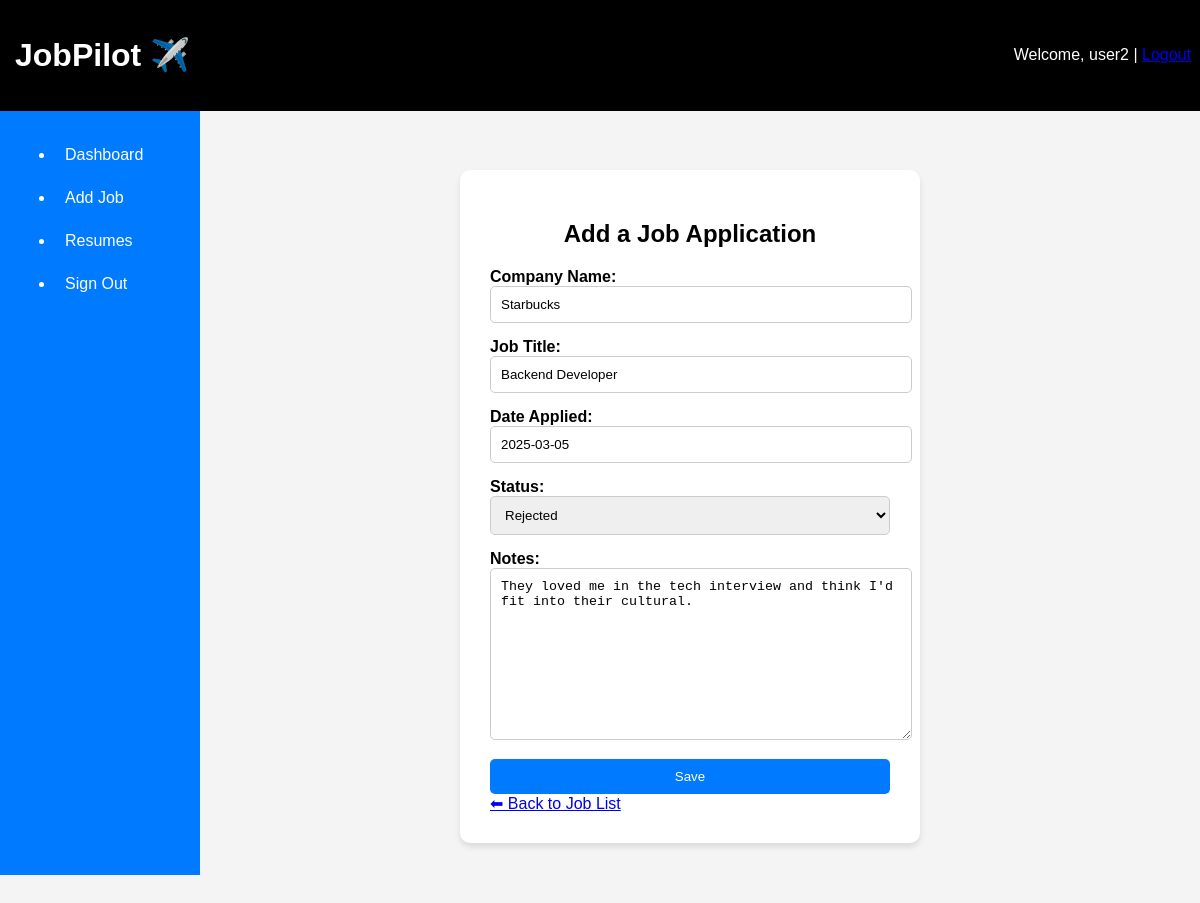
/jobs/17/edit/ (signed in), run on an earlier commit of the app's database.
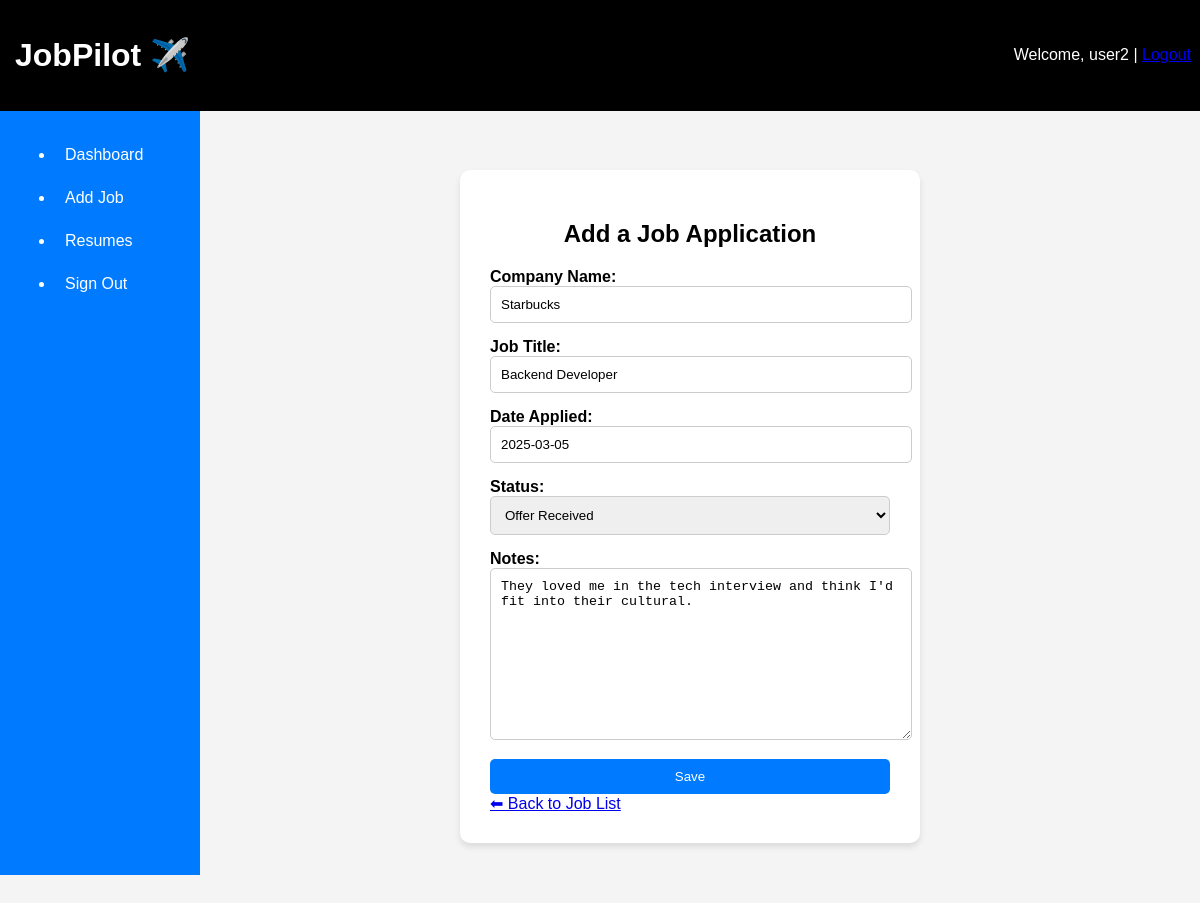
And on a later commit of the database.
### applications/models.py (models this page shows, shortened)
class JobApplication(models.Model):
    STATUS_CHOICES = [
        ('Applied', 'Applied'),
        ('Interviewing', 'Interviewing'),
        ('Offer Received', 'Offer Received'),
        ('Rejected', 'Rejected'),
        ('Accepted', 'Accepted'),
    ]
    user = models.ForeignKey(User, on_delete=models.CASCADE)
    company_name = models.CharField(max_length=255)
    job_title = models.CharField(max_length=255)
    date_applied = models.DateField()
    status = models.CharField(max_length=20, choices=STATUS_CHOICES, default='Applied')
    notes = models.TextField(blank=True, null=True)

### applications/views.py (the view)
# urls.py: path('jobs/<int:job_id>/edit/', views.job_update, name='job_update'),
@login_required
def job_update(request, job_id):
    job = get_object_or_404(JobApplication, id=job_id, user=request.user)
    if request.method == 'POST':
        form = JobApplicationForm(request.POST, instance=job)
        if form.is_valid():
            form.save()
            return redirect('job_list')
    else:
        form = JobApplicationForm(instance=job)
    return render(request, 'applications/job_form.html', {'form': form})

### applications/forms.py
class JobApplicationForm(forms.ModelForm):
    class Meta:
        model = JobApplication
        fields = ['company_name', 'job_title', 'date_applied', 'status', 'notes']

### applications/templates/applications/job_form.html (shortened to what this page needs)
{% extends "base.html" %}
{% block content %}
<div class="form-container">
    <h2>Add a Job Application</h2>
    <form method="POST">
        <div class="input-group">
            <label for="company_name">Company Name:</label>
            {{ form.company_name }}
        </div>
        <div class="input-group">
            <label for="job_title">Job Title:</label>
            {{ form.job_title }}
        </div>
        <div class="input-group">
            <label for="date_applied">Date Applied:</label>
            {{ form.date_applied }}
        </div>
        <div class="input-group">
            <label for="status">Status:</label>
            {{ form.status }}
        </div>
        <div class="input-group">
            <label for="notes">Notes:</label>
            {{ form.notes }}
        </div>
        <button type="submit" class="btn-primary">Save</button>
    </form>
    <a href="{% url 'job_list' %}" class="back-link">⬅ Back to Job List</a>
</div>
{% endblock %}

What changed in the data, as far as the page shows it:
changed JobApplication "Starbucks": status "Rejected" → "Offer Received"
